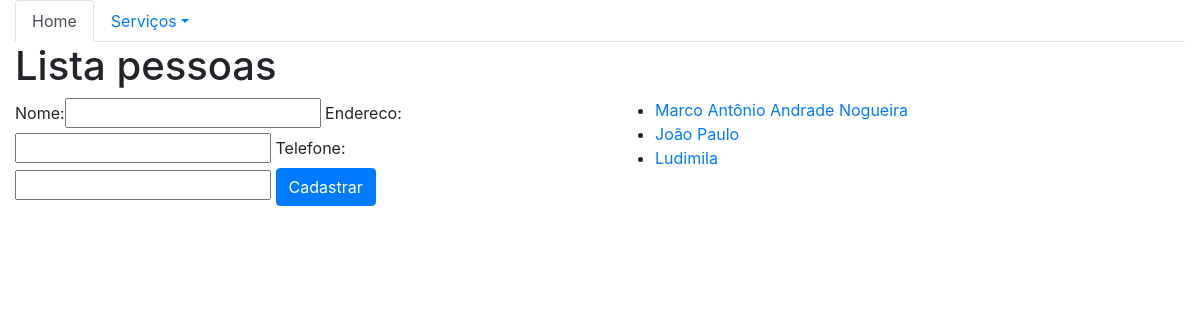
The app's page /pessoa/ with its own data.
### core/models.py (models this page shows, shortened)
class Pessoa(models.Model):
    nome = models.CharField(max_length=100)
    endereco = models.CharField(max_length=100)
    telefone = models.CharField(max_length=10)

### core/views.py (the view)
# urls.py: path('pessoa/', lista_pessoas, name='core_lista_pessoas'),
def lista_pessoas(request):
    pessoas = Pessoa.objects.all()
    form = PessoaForm()
    data = {'pessoas':pessoas, 'form': form}
    return render(request, 'core/lista_pessoas.html', data)

### core/forms.py
class PessoaForm(ModelForm):
    class Meta:
        model = Pessoa
        fields = '__all__'

### core/templates/core/lista_pessoas.html (shortened to what this page needs)
{% extends "base.html" %}
{% load bootstrap %}
{% block main %}
<div class="row">
    <div class="col-12">
        <h1> Lista pessoas </h1>
    </div>
</div>
<div class="row">
    <div class="col-sm-6">
        <form action="{% url 'core_lista_pessoa_nome' %}" method="POST">
        {{ form |bootstrap }}
        <button type="submit" class="btn btn-primary">Cadastrar</button>
        </form>
    </div>
    <div class="col-sm-6">
        <ul>
            {% for pessoa in pessoas %}
                <li>
                    <a href="{% url 'core_pessoa_update' pessoa.id %}"> {{ pessoa.nome }} </a>
                </li>
            {% endfor %}
        </ul>
    </div>
</div>
{% endblock %}

### records on screen
Pessoa: nome "Marco Antônio Andrade Nogueira"
Pessoa: nome "João Paulo"
Pessoa: nome "Ludimila"
